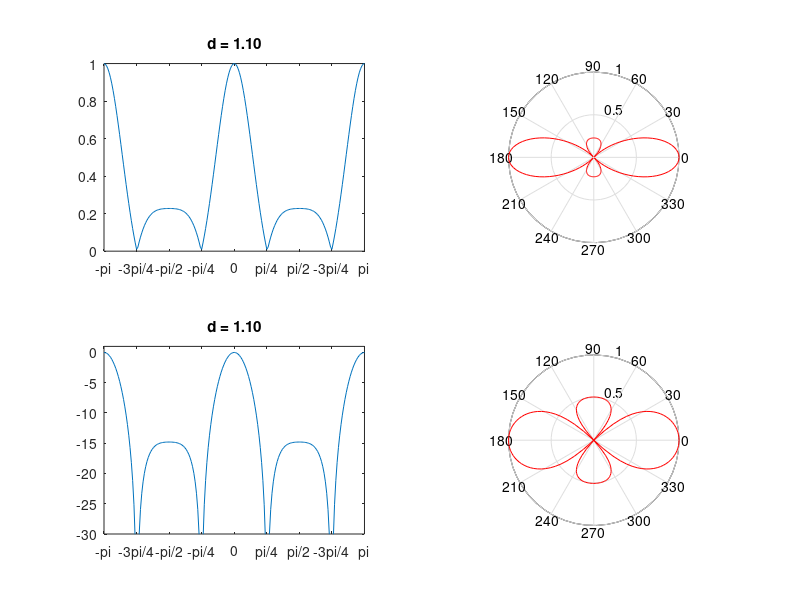

This chart was generated by the following MATLAB code:
theta = -1.0*pi:pi/100:1.0*pi;

phaseShift = exp(-j*2*pi/8);

 

d = 1.1;

 

a_theta = [exp(-j .* 0 .* d .* sin(theta)) ;

           exp(-j .* 1 .* d .* sin(theta));

           exp(-j .* 2 .* d .* sin(theta));

           exp(-j .* 3 .* d .* sin(theta));

           exp(-j .* 4 .* d .* sin(theta));

           exp(-j .* 5 .* d .* sin(theta));

           exp(-j .* 6 .* d .* sin(theta));

           exp(-j .* 7 .* d .* sin(theta))];

 

n = 8;

a_theta =  a_theta([1:n],:);          

a_theta_sum = sum(a_theta);

%s_theta_sum = sum(s_theta);

a_theta_sum_abs = abs(a_theta_sum);

a_theta_sum_abs = a_theta_sum_abs ./ max(a_theta_sum_abs);

a_theta_sum_abs_dB = 10 .* log(a_theta_sum_abs);

 

for i = 1:length(a_theta_sum_abs_dB)

    if a_theta_sum_abs_dB(i) <= -30

        a_theta_sum_abs_dB(i) = -30;

    end;    

end;    

 

 

 

a_theta_sum_abs_dB = a_theta_sum_abs_dB - min(a_theta_sum_abs_dB);

if max(a_theta_sum_abs_dB) != 0

   a_theta_sum_abs_dB = a_theta_sum_abs_dB/max(a_theta_sum_abs_dB);

end;

 

hFig = figure(1,'Position',[300 300 700 600]);

 

subplot(2,2,1);

plot(theta,a_theta_sum_abs);

xlim([-pi pi]);

ylim([0 1]);

tStr = sprintf("d = %0.2f",d);

title(tStr);

 

set(gca,'xtick',[-pi -(3/4)*pi  -pi/2 -pi/4 0 pi/4 pi/2 (3/4)*pi pi]);

set(gca,'xticklabel',{'-pi','-3pi/4','-pi/2' '-pi/4' '0' 'pi/4' 'pi/2','-3pi/4','pi'});

 

subplot(2,2,2);

polar(theta,a_theta_sum_abs,'-r');

t = findall(gcf,'type','text');

%delete(t);

 

 

subplot(2,2,3);plot(theta,10 .* log(a_theta_sum_abs));ylim([-30 1]);

xlim([-pi pi]);

tStr = sprintf("d = %0.2f",d);

title(tStr);

 

set(gca,'xtick',[-pi -(3/4)*pi  -pi/2 -pi/4 0 pi/4 pi/2 (3/4)*pi pi]);

set(gca,'xticklabel',{'-pi','-3pi/4','-pi/2' '-pi/4' '0' 'pi/4' 'pi/2','-3pi/4','pi'});

 

subplot(2,2,4);

polar(theta,a_theta_sum_abs_dB,'-r');

 

t = findall(gcf,'type','text');

 

 